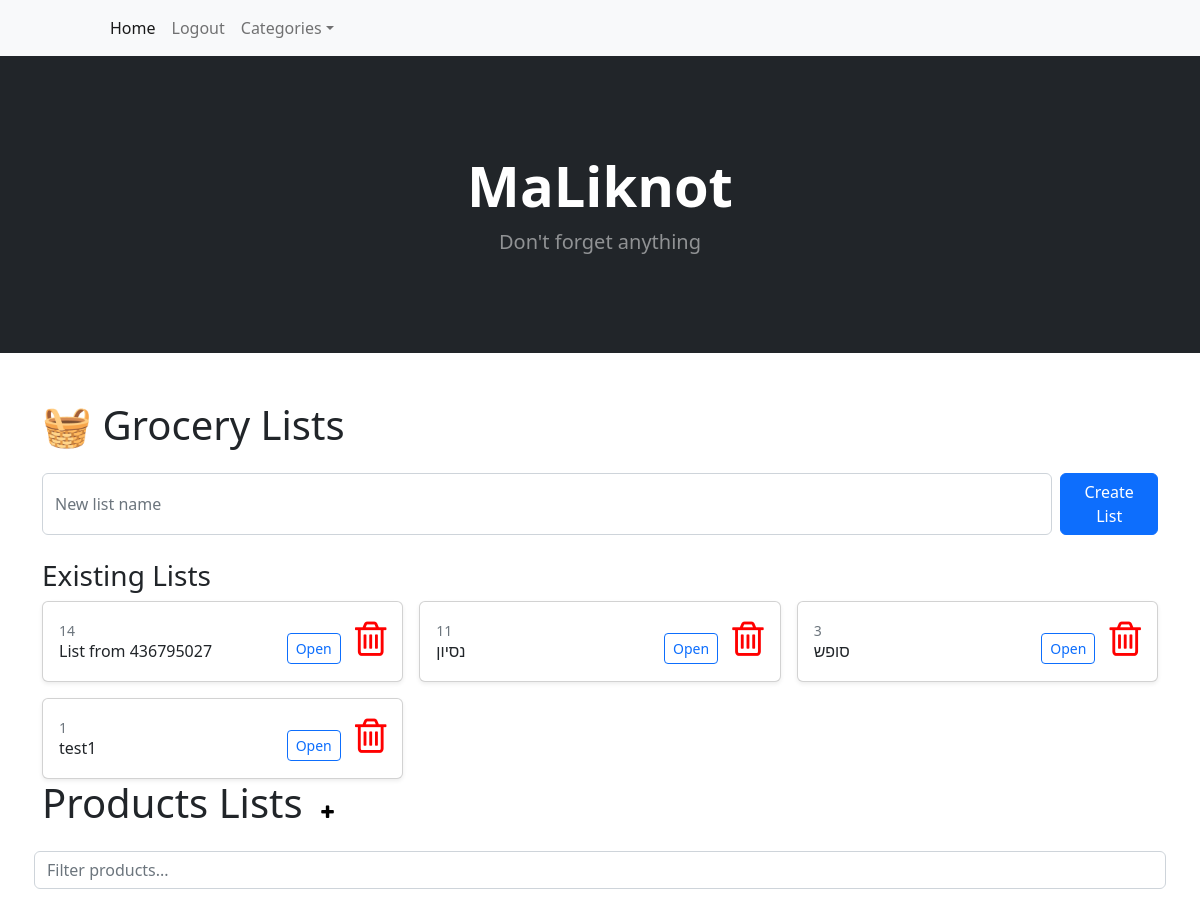
Page / (signed in, upper part) on the earlier database version.
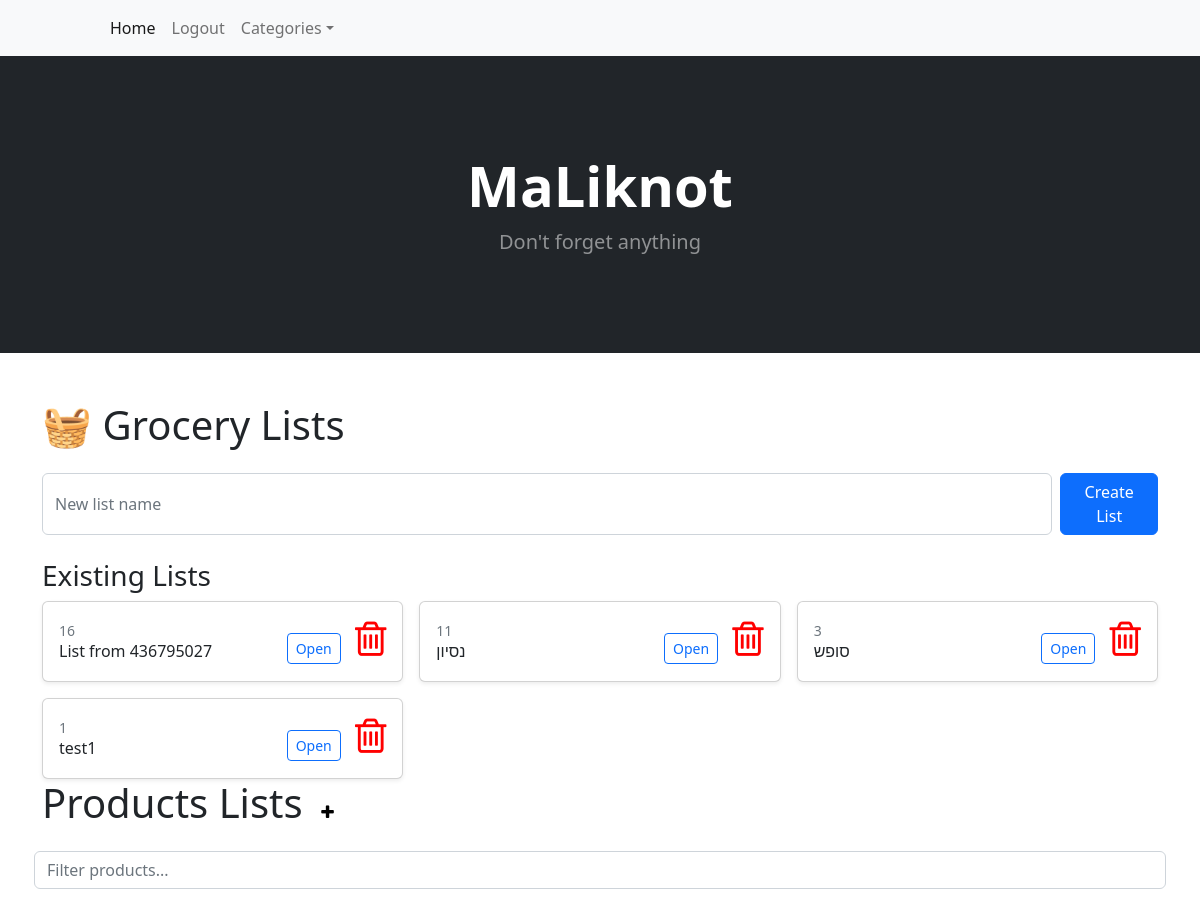
Same page on the later database version.
### tables this page shows
CREATE TABLE lists (
                id INTEGER PRIMARY KEY AUTOINCREMENT,
                name TEXT UNIQUE
            );

### app.py (the view, shortened to what this page needs)
@falsk_app.route("/", methods=["GET", "POST"])
def index():
    if flask_login.current_user.is_authenticated:
        logger.info(str(flask_login.current_user.get_dict()) + "Has Logged in")
        all_lists =  database_read(f"select * from lists order by id desc;")
        data = database_read(f"select p.*,cat.name as catName from products p left JOIN categories cat on category_id = cat.id")
        categories =  database_read(f"select * from categories order by name;")
        return render_template('index.html',user=flask_login.current_user,lists=all_lists, all_items=data,categories=categories)
    else:
        return redirect("/login")

### HandelDB.py (called while the page is built)
def database_read(sql,data=None):
    connection = sqlite3.connect(database_filename)
    connection.row_factory = sqlite3.Row
    db = connection.cursor()
    if data:
         db.execute(sql, data)
    else:
         db.execute(sql)
    records = db.fetchall()
    rows = [dict(record) for record in records]
    db.close()
    connection.close()
    return rows

### app.py (called while the page is built)
@falsk_app.context_processor
def inject_user():
    return dict(user=flask_login.current_user)

@login_manager.user_loader
def load_user(userid):
    users = database_read(f"select  * from accounts where userid='{userid}';")
    if len(users)!=1:
        return None
    else:
        user = User(users[0]['userid'],users[0]['email'],users[0]['name'])
        user.id = userid
        return user

@falsk_app.teardown_appcontext
def close_connection(exception):
    db = getattr(g, '_database', None)
    if db is not None:
        db.close()

@falsk_app.context_processor
def inject_collected_count():
    def get_collected_count(list_id=None):
        if list_id is None:
            return 0
        sql = f"SELECT COUNT(*) as count FROM product_in_list WHERE list_id = '{list_id}' AND collected = 1"
        print(sql)
        result = database_read(sql)
        print(result)
        return result[0]['count'] if result else 0
    return dict(get_collected_count=get_collected_count)

@falsk_app.after_request
def add_header(response):
    if request.path.endswith('service-worker.js'):
        response.headers['Content-Type'] = 'application/javascript'
    if request.path.endswith('manifest.json'):
        response.headers['Content-Type'] = 'application/manifest+json'
    return response

    def get_dict(self):
        return{'userid': self.id,'email': self.email, 'name': self.name}

### templates/index.html (shortened to what this page needs)
{% extends 'base.html' %}
{% block content %}
        <header class="bg-dark py-5">
            <div class="container px-4 px-lg-5 my-5">
                <div class="text-center text-white">
                    <h1 class="display-4 fw-bolder">MaLiknot</h1>
                    <p class="lead fw-normal text-white-50 mb-0">Don't forget anything</p>
                </div>
            </div>
        </header>
        <section class="py-5">
            <div class="container">
                <h1 class="mb-4">🧺 Grocery Lists</h1>
                <form method="POST" class="d-flex mb-4">
                  <input type="text" name="list_name" class="form-control me-2" placeholder="New list name" required>
                  <button class="btn btn-primary">Create List</button>
                </form>
                    <h3>Existing Lists</h3>
                <div class="row row-cols-1 row-cols-sm-2 row-cols-md-3 g-3">
                    {% for list in lists %}
                    <div class="col">
                      <div class="card shadow-sm">
                        <div class="card-body d-flex justify-content-between align-items-center">
                          <div>
                            <small class="text-muted">{{ list['id'] }}</small>
                            <h6 class="card-title mb-1">{{ list['name'] }}</h6>
                          </div>
                            <div>
                            <a href="{{ url_for('view_list', list_id=list['id']) }}" class="btn btn-sm btn-outline-primary">Open</a>
                            <span><i id="dellistbtn" class="fa fa-trash-o dellist" style="font-size: 40px;color: red;margin-left: 10px;"></i></span>
                            </div>
                        </div>
                      </div>
                    </div>
                    {% endfor %}
                  </div>
              </div>
            <div class="container container-box">
                <h1 class="mb-4" style="display: inline-block;"> Products Lists</h1>&nbsp;&nbsp;
                <button id="addnewbtn" class="add-btn" title="add new product" style="background: none;border: 0;" ><i id="addnewbtn2" class="fa fa-plus"></i></button>
                <div class="row row-cols-2 row-cols-sm-3 row-cols-md-4 row-cols-lg-5 g-3">
                    <input type="text" id="productFilter" style="margin-bottom: 5px;" class="form-control" placeholder="Filter products...">
                    {% for product in all_items%}
                    <div class="col">
                </div>
                    {% endfor%}
            </div>
        </div>
        </section>
    {% endblock %}

### templates/base.html (shortened to what this page needs)
<!DOCTYPE html>
<html lang="en">
    <head>
        <link href="https://cdn.jsdelivr.net/npm/bootstrap-icons@1.5.0/font/bootstrap-icons.css" rel="stylesheet" />
    <link href="https://cdn.jsdelivr.net/npm/bootstrap@5.0.2/dist/css/bootstrap.min.css" rel="stylesheet">
        <link rel="stylesheet" href="https://cdnjs.cloudflare.com/ajax/libs/font-awesome/4.7.0/css/font-awesome.min.css">
<link rel="stylesheet" href="https://cdnjs.cloudflare.com/ajax/libs/font-awesome/4.7.0/css/font-awesome.min.css">
        <link href="/static/styles.css" rel="stylesheet" />
                <link rel='stylesheet' href='https://cdn.jsdelivr.net/npm/sweetalert2@7.12.15/dist/sweetalert2.min.css'></link>
    </head>
    <body>
        {% include 'navbar.html' %}
         {% block content %}
         {% endblock %}
    </body>
</html>

### templates/navbar.html (shortened to what this page needs)
<nav class="navbar navbar-expand-lg navbar-light bg-light">
    <div class="container px-4 px-lg-5">
        <div class="collapse navbar-collapse" id="navbarSupportedContent">
            <ul class="navbar-nav me-auto mb-2 mb-lg-0 ms-lg-4">
                <li class="nav-item"><a class="nav-link active" aria-current="page" href="{{ url_for('index') }}">Home</a></li>
                 {%if user.is_authenticated%}
                 <li class="nav-item"><a class="nav-link" href="{{ url_for('logout_page') }}">Logout</a></li>
                 {%else%}
                <li class="nav-item"><a class="nav-link" href="{{ url_for('login_page') }}">Login</a></li>
                <li class="nav-item"><a class="nav-link" href="{{ url_for('registration_page') }}">Register</a></li>
                {%endif%}
                <li class="nav-item dropdown">
                    <a class="nav-link dropdown-toggle" id="navbarDropdown" href="#" role="button" data-bs-toggle="dropdown" aria-expanded="false">Categories</a>
                </li>
            </ul>
        </div>
    </div>
</nav>

Differences in the rows shown:
removed lists: id "14", name "List from 436795027"
added lists: id "16", name "List from 436795027"
